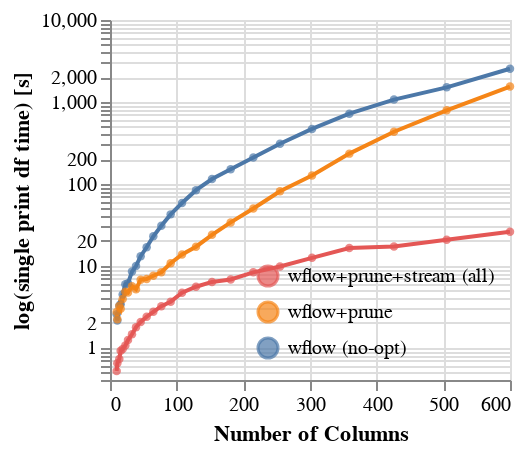

Notebook source saved alongside this figure:
### Code cell
overall = df.groupby(["condition","nCols"]).sum().reset_index()
dot = alt.Chart(overall).mark_circle(size=18).encode(
    x=alt.Column("nCols",type="quantitative",title="Number of Columns"),
    y = alt.Y("time",scale=alt.Scale(domain=(0.4,1e4),type='log'),title="log(single print df time) [s]"),
    color=alt.X("condition",
                   scale=alt.Scale(
                    domain=['wflow+prune+stream (all)','wflow+prune','wflow (no-opt)'],
                    range=['#e45755','#f58517','#4c78a8']))
)
line = alt.Chart(overall).mark_line().encode(
    x=alt.Column("nCols",type="quantitative",title="Number of Columns"),
    y = alt.Y("time",scale=alt.Scale(domain=(0.4,1e4),type='log'),title="log(single print df time) [s]"),
    color=alt.X("condition",legend=alt.Legend(orient="bottom-right",padding=-10,title=None),
                   scale=alt.Scale(
                    domain=['wflow+prune+stream (all)','wflow+prune','wflow (no-opt)'],
                    range=['#e45755','#f58517','#4c78a8']))
)
chart = line+dot
chart.properties(width=200,height=180)

### Figure 1 — Vega-Lite specification as saved in the notebook (floating-point values rounded to 4 significant figures)
{"config": {"view": {"continuousWidth": 400, "continuousHeight": 300}}, "layer": [{"mark": "line", "encoding": {"color": {"type": "nominal", "field": "condition", "scale": {"domain": ["wflow+prune+stream (all)", "wflow+prune", "wflow (no-opt)"], "range": ["#e45755", "#f58517", "#4c78a8"]}, "legend": {"orient": "bottom-right", "padding": -10, "title": null}}, "x": {"type": "quantitative", "field": "nCols", "title": "Number of Columns"}, "y": {"type": "quantitative", "field": "time", "scale": {"domain": [0.4, 10000.0], "type": "log"}, "title": "log(single print df time) [s]"}}}, {"mark": {"type": "circle", "size": 18}, "encoding": {"color": {"type": "nominal", "field": "condition", "scale": {"domain": ["wflow+prune+stream (all)", "wflow+prune", "wflow (no-opt)"], "range": ["#e45755", "#f58517", "#4c78a8"]}}, "x": {"type": "quantitative", "field": "nCols", "title": "Number of Columns"}, "y": {"type": "quantitative", "field": "time", "scale": {"domain": [0.4, 10000.0], "type": "log"}, "title": "log(single print df time) [s]"}}}], "data": {"name": "data-ad544c40e8239891f5eac01a8a1705ab"}, "height": 180, "width": 200, "$schema": "https://vega.github.io/schema/vega-lite/v4.8.1.json", "datasets": {"data-ad544c40e8239891f5eac01a8a1705ab": [{"condition": "wflow (no-opt)", "nCols": 10, "time": 2.549}, {"condition": "wflow (no-opt)", "nCols": 11, "time": 2.139}, {"condition": "wflow (no-opt)", "nCols": 14, "time": 3.223}, {"condition": "wflow (no-opt)", "nCols": 16, "time": 3.36}, {"condition": "wflow (no-opt)", "nCols": 19, "time": 4.443}, {"condition": "wflow (no-opt)", "nCols": 23, "time": 5.917}, {"condition": "wflow (no-opt)", "nCols": 27, "time": 6.091}, {"condition": "wflow (no-opt)", "nCols": 33, "time": 8.442}, {"condition": "wflow (no-opt)", "nCols": 39, "time": 9.865}, {"condition": "wflow (no-opt)", "nCols": 46, "time": 13.01}, {"condition": "wflow (no-opt)", "nCols": 55, "time": 16.73}, {"condition": "wflow (no-opt)", "nCols": 65, "time": 22.78}, {"condition": "wflow (no-opt)", "nCols": 77, "time": 30.66}, {"condition": "wflow (no-opt)", "nCols": 91, "time": 42.22}, {"condition": "wflow (no-opt)", "nCols": 108, "time": 58.03}, {"condition": "wflow (no-opt)", "nCols": 129, "time": 83.38}, {"condition": "wflow (no-opt)", "nCols": 153, "time": 113.9}, {"condition": "wflow (no-opt)", "nCols": 181, "time": 149.8}, {"condition": "wflow (no-opt)", "nCols": 215, "time": 209.3}, {"condition": "wflow (no-opt)", "nCols": 255, "time": 307.2}, {"condition": "wflow (no-opt)", "nCols": 303, "time": 467.1}, {"condition": "wflow (no-opt)", "nCols": 359, "time": 717.1}, {"condition": "wflow (no-opt)", "nCols": 426, "time": 1066.0}, {"condition": "wflow (no-opt)", "nCols": 505, "time": 1504.0}, {"condition": "wflow (no-opt)", "nCols": 600, "time": 2539.0}, {"condition": "wflow+prune", "nCols": 10, "time": 2.706}, {"condition": "wflow+prune", "nCols": 11, "time": 2.203}, {"condition": "wflow+prune", "nCols": 14, "time": 3.216}, {"condition": "wflow+prune", "nCols": 16, "time": 2.965}, {"condition": "wflow+prune", "nCols": 19, "time": 3.912}, {"condition": "wflow+prune", "nCols": 23, "time": 4.801}, {"condition": "wflow+prune", "nCols": 27, "time": 4.683}, {"condition": "wflow+prune", "nCols": 33, "time": 5.597}, {"condition": "wflow+prune", "nCols": 39, "time": 5.149}, {"condition": "wflow+prune", "nCols": 46, "time": 6.722}, {"condition": "wflow+prune", "nCols": 55, "time": 6.853}, {"condition": "wflow+prune", "nCols": 65, "time": 7.515}, {"condition": "wflow+prune", "nCols": 77, "time": 8.285}, {"condition": "wflow+prune", "nCols": 91, "time": 10.67}, {"condition": "wflow+prune", "nCols": 108, "time": 13.67}, {"condition": "wflow+prune", "nCols": 129, "time": 17.0}, {"condition": "wflow+prune", "nCols": 153, "time": 23.72}, {"condition": "wflow+prune", "nCols": 181, "time": 33.68}, {"condition": "wflow+prune", "nCols": 215, "time": 49.78}, {"condition": "wflow+prune", "nCols": 255, "time": 80.98}, {"condition": "wflow+prune", "nCols": 303, "time": 125.8}, {"condition": "wflow+prune", "nCols": 359, "time": 233.1}, {"condition": "wflow+prune", "nCols": 426, "time": 431.1}, {"condition": "wflow+prune", "nCols": 505, "time": 789.2}, {"condition": "wflow+prune", "nCols": 600, "time": 1536.0}, {"condition": "wflow+prune+stream (all)", "nCols": 10, "time": 0.5149}, {"condition": "wflow+prune+stream (all)", "nCols": 11, "time": 0.6416}, {"condition": "wflow+prune+stream (all)", "nCols": 14, "time": 0.7233}, {"condition": "wflow+prune+stream (all)", "nCols": 16, "time": 0.9114}, {"condition": "wflow+prune+stream (all)", "nCols": 19, "time": 0.9552}, {"condition": "wflow+prune+stream (all)", "nCols": 23, "time": 1.058}, {"condition": "wflow+prune+stream (all)", "nCols": 27, "time": 1.229}, {"condition": "wflow+prune+stream (all)", "nCols": 33, "time": 1.447}, {"condition": "wflow+prune+stream (all)", "nCols": 39, "time": 1.767}, {"condition": "wflow+prune+stream (all)", "nCols": 46, "time": 2.043}, {"condition": "wflow+prune+stream (all)", "nCols": 55, "time": 2.37}, {"condition": "wflow+prune+stream (all)", "nCols": 65, "time": 2.721}, {"condition": "wflow+prune+stream (all)", "nCols": 77, "time": 3.187}, {"condition": "wflow+prune+stream (all)", "nCols": 91, "time": 3.622}, {"condition": "wflow+prune+stream (all)", "nCols": 108, "time": 4.666}, {"condition": "wflow+prune+stream (all)", "nCols": 129, "time": 5.514}, {"condition": "wflow+prune+stream (all)", "nCols": 153, "time": 6.318}, {"condition": "wflow+prune+stream (all)", "nCols": 181, "time": 6.766}, {"condition": "wflow+prune+stream (all)", "nCols": 215, "time": 8.266}, {"condition": "wflow+prune+stream (all)", "nCols": 255, "time": 9.757}, {"condition": "wflow+prune+stream (all)", "nCols": 303, "time": 12.43}, {"condition": "wflow+prune+stream (all)", "nCols": 359, "time": 16.4}, {"condition": "wflow+prune+stream (all)", "nCols": 426, "time": 17.05}, {"condition": "wflow+prune+stream (all)", "nCols": 505, "time": 20.66}, {"condition": "wflow+prune+stream (all)", "nCols": 600, "time": 25.9}]}}
